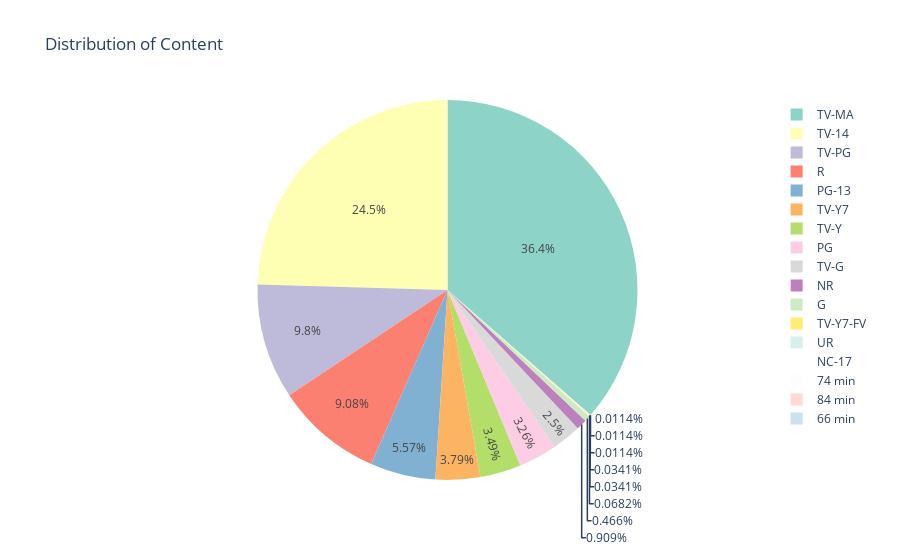

Source (notebook cell):
### Code cell
pie_chart  = px.pie(z, values='counts', names='rating', title='Distribution of Content', color_discrete_sequence=px.colors.qualitative.Set3)

pie_chart.show()

### Figure 1 — Plotly figure (JSON) as saved in the notebook; plotly's stock layout.template omitted (floating-point values rounded to 4 significant figures)
{"data": [{"domain": {"x": [0, 1], "y": [0, 1]}, "hovertemplate": "rating=%{label}<br>counts=%{value}<extra></extra>", "labels": ["TV-MA", "TV-14", "TV-PG", "R", "PG-13", "TV-Y7", "TV-Y", "PG", "TV-G", "NR", "G", "TV-Y7-FV", "UR", "NC-17", "74 min", "84 min", "66 min"], "legendgroup": "", "name": "", "showlegend": true, "type": "pie", "values": [3207, 2160, 863, 799, 490, 334, 307, 287, 220, 80, 41, 6, 3, 3, 1, 1, 1]}], "layout": {"legend": {"tracegroupgap": 0}, "piecolorway": ["rgb(141,211,199)", "rgb(255,255,179)", "rgb(190,186,218)", "rgb(251,128,114)", "rgb(128,177,211)", "rgb(253,180,98)", "rgb(179,222,105)", "rgb(252,205,229)", "rgb(217,217,217)", "rgb(188,128,189)", "rgb(204,235,197)", "rgb(255,237,111)"], "title": {"text": "Distribution of Content"}}}
